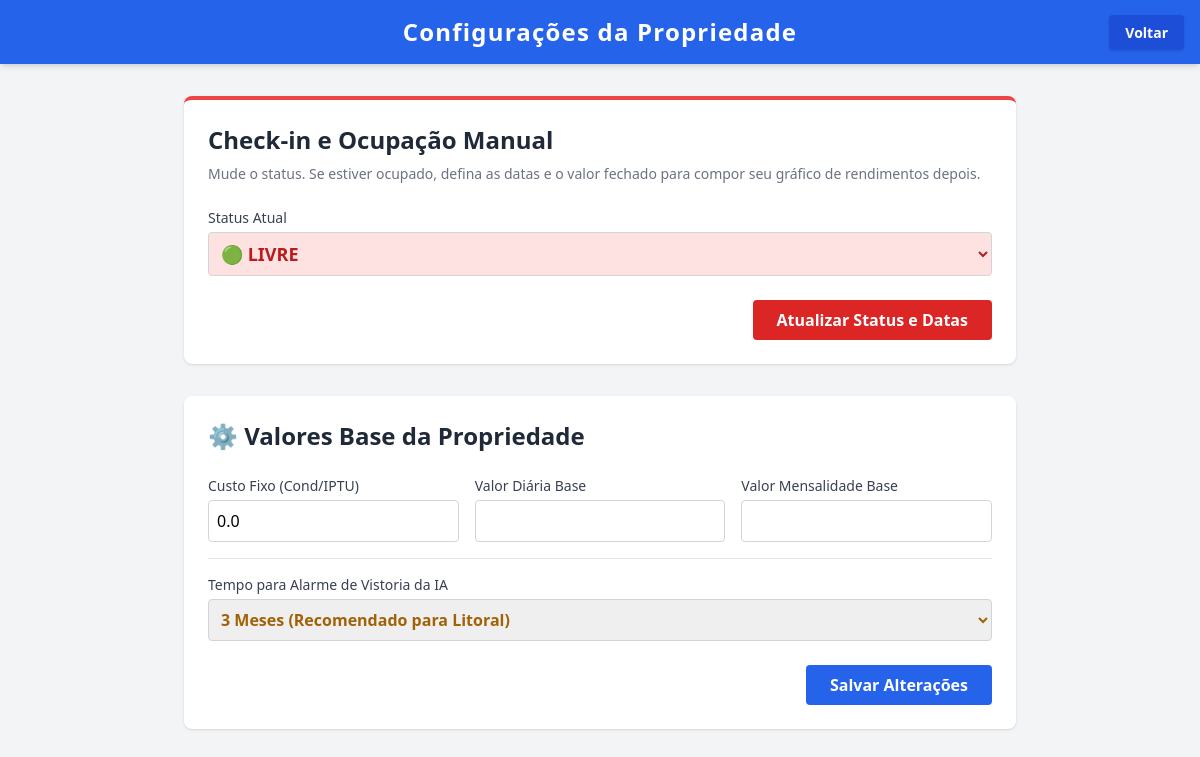
Screenshot of /propriedade/6/editar with the database file from the repository.
### app/models/base.py (models this page shows)
class Propriedade(Base):
    __tablename__ = "propriedades"
    id = Column(Integer, primary_key=True, index=True)
    nome = Column(String, index=True)
    tipo = Column(String) # Flat, Residencial, Galpao, Sala, Outros
    tipo_aluguel = Column(String) # Curto_prazo, Longo_prazo
    regiao = Column(String)
    bairro = Column(String) # Novo campo de Bairro
    descricao = Column(String, nullable=True) # Novo campo de descricao do imovel
    fotos = Column(String, nullable=True) # Links de fotos separados por virgula
    link_ical = Column(String, nullable=True) # Link do Airbnb etc
    custo_fixo_mensal = Column(Float, default=0.0) # Condominio + IPTU
    valor_diaria = Column(Float, nullable=True)
    valor_mensalidade = Column(Float, nullable=True)
    alerta_frequencia_meses = Column(Integer, default=3) # 3, 4, 5 ou 6 meses
    data_ultima_vistoria = Column(DateTime, default=datetime.datetime.utcnow) # Reseta quando o usuario marca como resolvido
    pdf_wifi_rede = Column(String, default="SincroWifi")
    pdf_wifi_senha = Column(String, default="12345678")
    pdf_regras_casa = Column(String, default="Horário de Silêncio: Das 22h às 08h.\nProibido festas.")
    pdf_guia_uso = Column(String, default="Ar Condicionado: Manter em 23 graus.")
    pdf_contatos_emergencia = Column(String, default="Anfitrião: (11) 99999-9999\nSAMU: 192")
    dono_id = Column(Integer, ForeignKey("usuarios.id"))
    dono = relationship("Usuario", back_populates="propriedades")
    gastos = relationship("Gasto", back_populates="propriedade")
    reservas = relationship("Reserva", back_populates="propriedade", cascade="all, delete-orphan")

### app/main.py (the view)
@app.get("/propriedade/{propriedade_id}/editar", response_class=HTMLResponse)
async def editar_propriedade_form(request: Request, propriedade_id: int, db: Session = Depends(get_db)):
    propriedade = db.query(Propriedade).filter(Propriedade.id == propriedade_id).first()
    if not propriedade:
        return RedirectResponse(url="/", status_code=303)
    return templates.TemplateResponse("editar_propriedade.html", {"request": request, "propriedade": propriedade})

### app/templates/editar_propriedade.html (shortened to what this page needs)
<!DOCTYPE html>
<html lang="pt-BR">
<head>
    <script src="https://cdn.tailwindcss.com"></script>
</head>
<body class="bg-gray-100 min-h-screen">
    <nav class="bg-blue-600 p-4 text-white flex justify-center items-center shadow-md relative">
        <h1 class="text-2xl font-bold tracking-wider">Configurações da Propriedade</h1>
        <div class="absolute right-4">
            <a href="/propriedade/{{ propriedade.id }}" class="bg-blue-700 hover:bg-blue-800 px-4 py-2 rounded text-sm font-bold shadow transition">Voltar</a>
        </div>
    </nav>
    <main class="p-8 max-w-4xl mx-auto space-y-8">
        <div class="bg-white rounded-lg shadow p-6 border-t-4 border-red-500">
            <h2 class="text-2xl font-bold text-gray-800 mb-2">Check-in e Ocupação Manual</h2>
            <p class="text-sm text-gray-500 mb-6">Mude o status. Se estiver ocupado, defina as datas e o valor fechado para compor seu gráfico de rendimentos depois.</p>
            <form action="/propriedade/{{ propriedade.id }}/ocupacao" method="POST" class="space-y-4">
                <div>
                    <label class="block text-sm font-medium text-gray-700">Status Atual</label>
                    <select name="status" id="status" onchange="toggleOcupacao()" class="mt-1 w-full p-2 border border-gray-300 rounded focus:border-blue-500 font-bold text-lg {% if propriedade.status == 'Livre' %}bg-green-100 text-green-700{% else %}bg-red-100 text-red-700{% endif %}">
                        <option value="Livre" {% if propriedade.status == 'Livre' %}selected{% endif %}>🟢 LIVRE</option>
                    </select>
                </div>
                <div class="pt-2 text-right">
                    <button type="submit" class="bg-red-600 text-white px-6 py-2 rounded font-bold hover:bg-red-700">Atualizar Status e Datas</button>
                </div>
            </form>
        </div>
        <div class="bg-white rounded-lg shadow p-6">
            <h2 class="text-2xl font-bold text-gray-800 mb-6">⚙️ Valores Base da Propriedade</h2>
            <form action="/propriedade/{{ propriedade.id }}/editar" method="POST" class="space-y-4">
                <div class="grid grid-cols-3 gap-4">
                    <div>
                        <label class="block text-sm font-medium text-gray-700">Custo Fixo (Cond/IPTU)</label>
                        <input type="number" step="0.01" name="custo_fixo_mensal" value="{{ propriedade.custo_fixo_mensal }}" class="mt-1 w-full p-2 border border-gray-300 rounded">
                    </div>
                    <div>
                        <label class="block text-sm font-medium text-gray-700">Valor Diária Base</label>
                        <input type="number" step="0.01" name="valor_diaria" value="{{ propriedade.valor_diaria or '' }}" class="mt-1 w-full p-2 border border-gray-300 rounded">
                    </div>
                    <div>
                        <label class="block text-sm font-medium text-gray-700">Valor Mensalidade Base</label>
                        <input type="number" step="0.01" name="valor_mensalidade" value="{{ propriedade.valor_mensalidade or '' }}" class="mt-1 w-full p-2 border border-gray-300 rounded">
                    </div>
                </div>
                <div class="pt-4 border-t">
                    <label class="block text-sm font-medium text-gray-700">Tempo para Alarme de Vistoria da IA</label>
                    <select name="alerta_frequencia_meses" class="mt-1 w-full p-2 border border-gray-300 rounded focus:border-blue-500 font-bold text-yellow-700">
                        <option value="3" {% if propriedade.alerta_frequencia_meses == 3 %}selected{% endif %}>3 Meses (Recomendado para Litoral)</option>
                    </select>
                </div>
                <div class="pt-2 text-right">
                    <button type="submit" class="bg-blue-600 text-white px-6 py-2 rounded font-bold hover:bg-blue-700">Salvar Alterações</button>
                </div>
            </form>
        </div>
    </main>
</body>
</html>

### rows the page displays
Propriedade: custo_fixo_mensal "0.0", alerta_frequencia_meses "3 Meses (Recomendado para Litoral)"
